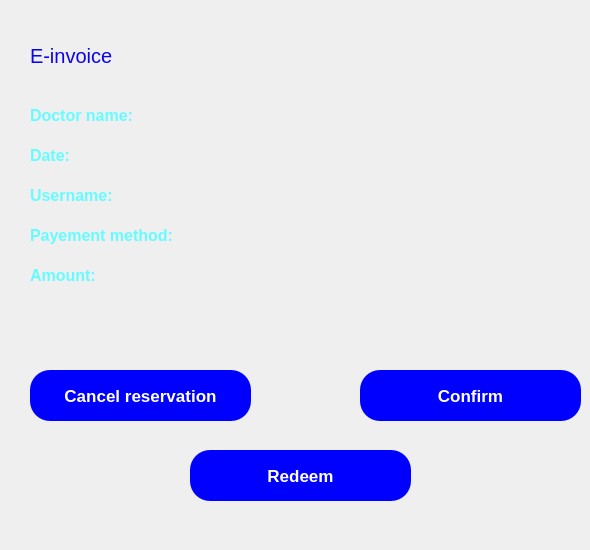
    <widget class="QWidget" name="E_envoice_12">
     <widget class="QLabel" name="label_25">
      <property name="geometry">
       <rect>
        <x>30</x>
        <y>100</y>
        <width>451</width>
        <height>31</height>
       </rect>
      </property>
      <property name="font">
       <font>
        <pointsize>12</pointsize>
        <bold>true</bold>
       </font>
      </property>
      <property name="styleSheet">
       <string notr="true">color: rgb(102, 252, 255);</string>
      </property>
      <property name="text">
       <string>Doctor name:</string>
      </property>
     </widget>
     <widget class="QLabel" name="label_26">
      <property name="geometry">
       <rect>
        <x>30</x>
        <y>40</y>
        <width>121</width>
        <height>31</height>
       </rect>
      </property>
      <property name="font">
       <font>
        <pointsize>15</pointsize>
       </font>
      </property>
      <property name="styleSheet">
       <string notr="true">color: rgb(12, 5, 231);</string>
      </property>
      <property name="text">
       <string>E-invoice</string>
      </property>
     </widget>
     <widget class="QLabel" name="label_27">
      <property name="geometry">
       <rect>
        <x>30</x>
        <y>140</y>
        <width>451</width>
        <height>31</height>
       </rect>
      </property>
      <property name="font">
       <font>
        <pointsize>12</pointsize>
        <bold>true</bold>
       </font>
      </property>
      <property name="styleSheet">
       <string notr="true">color: rgb(102, 252, 255);</string>
      </property>
      <property name="text">
       <string>Date: </string>
      </property>
     </widget>
     <widget class="QLabel" name="label_28">
      <property name="geometry">
       <rect>
        <x>30</x>
        <y>180</y>
        <width>451</width>
        <height>31</height>
       </rect>
      </property>
      <property name="font">
       <font>
        <pointsize>12</pointsize>
        <bold>true</bold>
       </font>
      </property>
      <property name="styleSheet">
       <string notr="true">color: rgb(102, 252, 255);</string>
      </property>
      <property name="text">
       <string>Username:</string>
      </property>
     </widget>
     <widget class="QLabel" name="label_29">
      <property name="geometry">
       <rect>
        <x>30</x>
        <y>220</y>
        <width>451</width>
        <height>31</height>
       </rect>
      </property>
      <property name="font">
       <font>
        <pointsize>12</pointsize>
        <bold>true</bold>
       </font>
      </property>
      <property name="styleSheet">
       <string notr="true">color: rgb(102, 252, 255);</string>
      </property>
      <property name="text">
       <string>Payement method:</string>
      </property>
     </widget>
     <widget class="QLabel" name="label_30">
      <property name="geometry">
       <rect>
        <x>130</x>
        <y>260</y>
        <width>101</width>
        <height>31</height>
       </rect>
      </property>
      <property name="font">
       <font>
        <pointsize>12</pointsize>
        <bold>true</bold>
       </font>
      </property>
      <property name="styleSheet">
       <string notr="true">color: rgb(102, 252, 255);</string>
      </property>
      <property name="text">
       <string/>
      </property>
     </widget>
     <widget class="QPushButton" name="pushButton_11">
      <property name="geometry">
       <rect>
        <x>30</x>
        <y>370</y>
        <width>221</width>
        <height>51</height>
       </rect>
      </property>
      <property name="font">
       <font>
        <pointsize>13</pointsize>
        <italic>false</italic>
        <bold>true</bold>
       </font>
      </property>
      <property name="styleSheet">
       <string notr="true">QPushButton
{
color: rgb(255, 255, 255);
background-color: rgb(0, 0, 255);
font: 700 13pt &quot;Segoe UI&quot;;
border-radius: 20px;
}</string>
      </property>
      <property name="text">
       <string>Cancel reservation</string>
      </property>
     </widget>
     <widget class="QPushButton" name="pushButton_12">
      <property name="geometry">
       <rect>
        <x>360</x>
        <y>370</y>
        <width>221</width>
        <height>51</height>
       </rect>
      </property>
      <property name="font">
       <font>
        <pointsize>13</pointsize>
        <italic>false</italic>
        <bold>true</bold>
       </font>
      </property>
      <property name="styleSheet">
       <string notr="true">QPushButton
{
color: rgb(255, 255, 255);
background-color: rgb(0, 0, 255);
font: 700 13pt &quot;Segoe UI&quot;;
border-radius: 20px;
}</string>
      </property>
      <property name="text">
       <string>Confirm</string>
      </property>
     </widget>
     <widget class="QLabel" name="label_68">
      <property name="geometry">
       <rect>
        <x>30</x>
        <y>260</y>
        <width>91</width>
        <height>31</height>
       </rect>
      </property>
      <property name="font">
       <font>
        <pointsize>12</pointsize>
        <bold>true</bold>
       </font>
      </property>
      <property name="styleSheet">
       <string notr="true">color: rgb(102, 252, 255);</string>
      </property>
      <property name="text">
       <string>Amount:</string>
      </property>
     </widget>
     <widget class="QPushButton" name="Redeem1">
      <property name="geometry">
       <rect>
        <x>190</x>
        <y>450</y>
        <width>221</width>
        <height>51</height>
       </rect>
      </property>
      <property name="font">
       <font>
        <pointsize>13</pointsize>
        <italic>false</italic>
        <bold>true</bold>
       </font>
      </property>
      <property name="styleSheet">
       <string notr="true">QPushButton
{
color: rgb(255, 255, 255);
background-color: rgb(0, 0, 255);
font: 700 13pt &quot;Segoe UI&quot;;
border-radius: 20px;
}</string>
      </property>
      <property name="text">
       <string>Redeem</string>
      </property>
     </widget>
     <widget class="QLabel" name="label_69">
      <property name="geometry">
       <rect>
        <x>30</x>
        <y>510</y>
        <width>321</width>
        <height>31</height>
       </rect>
      </property>
      <property name="font">
       <font>
        <pointsize>12</pointsize>
        <bold>true</bold>
       </font>
      </property>
      <property name="styleSheet">
       <string notr="true">color: rgb(102, 252, 255);</string>
      </property>
      <property name="text">
       <string/>
      </property>
     </widget>
    </widget>
